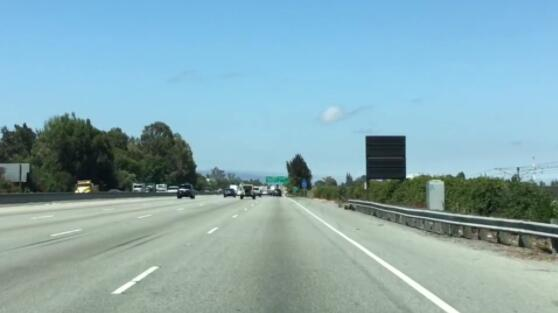
#> input picture FirstBlock/test.jpg, 558 x 313 px
$ python -i '8.Project Finding lane lines on road.py'   (imports and definitions only)
#> lines starting #> are read from the running program, lines starting #| are printed output that depends on the picture; after the words box and inside, x2 and y2 are one past the last pixel; in counts of white or black regions, pixels touching at a corner belong together
#> further down, picture is the input picture: shape (313, 558, 3); mean B, G, R 179.6, 171.1, 135.2
# -*- coding:utf-8 -*-
# @Date :2022/1/19 22:37
# @Author:KittyLess
# @name: 8.Project Finding lane lines on road

import matplotlib.pyplot as plt
import matplotlib.image as mpimg
import numpy as np
import cv2

import imageio
from moviepy.editor import VideoFileClip
from IPython.display import HTML

def Lane_Lines_Detection(currFrame):
    FrameShape = currFrame.shape # FrameShape[0] represent y,FrameShape[1] represent xf
#> FrameShape = (313, 558, 3)
    # step1 灰度化
    gray = cv2.cvtColor(currFrame,cv2.COLOR_BGR2GRAY)
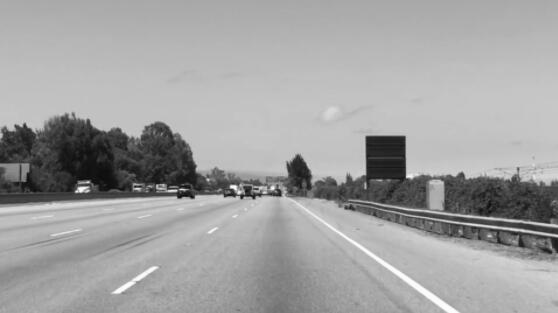
#> gray: shape (313, 558); min 3, max 253, mean 161.3
    # step2 gaussianBlur
    kernerl_size = 5
    blur_gray = cv2.GaussianBlur(currFrame,(kernerl_size,kernerl_size),0)
    # step3 Canny detect edges
    low_threshold = 100
    high_threshold = 200
    edges = cv2.Canny(blur_gray,low_threshold,high_threshold)
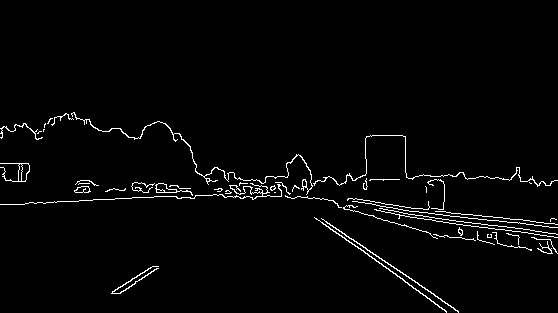
#> edges: shape (313, 558); 2.3% white in thin lines or dots, all inside (x1, y1, x2, y2) = (0, 112, 558, 313)
    # step4 set regionMask
    mask = np.zeros_like(edges)
    ignore_mask_color = 255
    vertices = np.array([[(230,660),(550, 450), (700, 450), (1150,660)]], dtype=np.int32)
    cv2.fillPoly(mask,vertices,ignore_mask_color)
#> mask: shape (313, 558); every value is 0
    masked_edges = cv2.bitwise_and(edges,mask)
    # step5 HoughLineP
    rho = 1
    theta = np.pi/180
    threshold = 50
    min_line_length = 70
    max_line_gap = 100
    line_image = np.copy(currFrame) * 0
#> line_image: shape (313, 558, 3); every value is 0

    lines = cv2.HoughLinesP(masked_edges,rho,theta,threshold,np.array([]),min_line_length,max_line_gap)
#> lines = None

    for line in lines:
        for x1,y1,x2,y2 in line:
            angle = np.arctan2(y2 - y1, x2 - x1) * 180. / np.pi
            if ((angle > 10) | (angle < -10)):
                cv2.line(line_image,(x1,y1),(x2,y2),(255,0,0),5)
#> this loop made 0 passes

    # plt.imshow(line_image)
    # plt.show()
    color_edges = np.dstack((edges,edges,edges))

    combo = cv2.addWeighted(currFrame,0.6,line_image,1,0)
    return combo

new_clip_output = 'test_output.mp4'
# [1 line that did not run here, left out]
# [1 line that did not run here, left out]
# [1 line not run here, left out]

>>> import cv2
>>> picture = cv2.imread('test.jpg')
#> (the run stopped early here; a loop or call above may not have finished)
